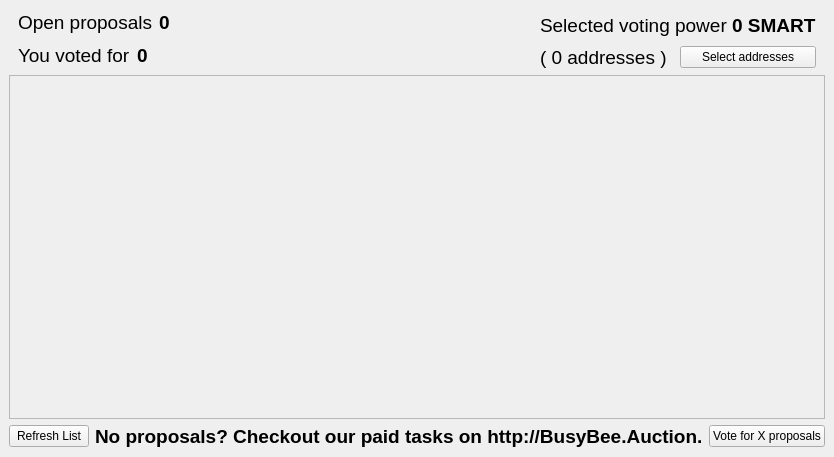
<?xml version="1.0" encoding="UTF-8"?>
<ui version="4.0">
 <class>SmartVotingPage</class>
 <widget class="QWidget" name="SmartVotingPage">
  <property name="geometry">
   <rect>
    <x>0</x>
    <y>0</y>
    <width>811</width>
    <height>457</height>
   </rect>
  </property>
  <property name="windowTitle">
   <string>Form</string>
  </property>
  <layout class="QVBoxLayout" name="verticalLayout">
   <property name="leftMargin">
    <number>0</number>
   </property>
   <property name="topMargin">
    <number>0</number>
   </property>
   <property name="rightMargin">
    <number>0</number>
   </property>
   <property name="bottomMargin">
    <number>0</number>
   </property>
   <item>
    <widget class="QStackedWidget" name="stackedWidget">
     <property name="maximumSize">
      <size>
       <width>16777215</width>
       <height>16777215</height>
      </size>
     </property>
     <property name="currentIndex">
      <number>2</number>
     </property>
     <widget class="QWidget" name="page">
      <layout class="QVBoxLayout" name="verticalLayout_3"/>
     </widget>
     <widget class="QWidget" name="loadingPage">
      <layout class="QVBoxLayout" name="verticalLayout_7"/>
     </widget>
     <widget class="QWidget" name="rewardsPage">
      <property name="minimumSize">
       <size>
        <width>0</width>
        <height>0</height>
       </size>
      </property>
      <property name="maximumSize">
       <size>
        <width>16777215</width>
        <height>16777215</height>
       </size>
      </property>
      <layout class="QVBoxLayout" name="verticalLayout_2">
       <item>
        <widget class="QWidget" name="widget_2" native="true">
         <property name="minimumSize">
          <size>
           <width>0</width>
           <height>60</height>
          </size>
         </property>
         <layout class="QHBoxLayout" name="horizontalLayout_5">
          <property name="topMargin">
           <number>0</number>
          </property>
          <property name="bottomMargin">
           <number>0</number>
          </property>
          <item>
           <layout class="QVBoxLayout" name="verticalLayout_5">
            <item>
             <layout class="QHBoxLayout" name="horizontalLayout_12">
              <item>
               <widget class="QLabel" name="label_17">
                <property name="font">
                 <font>
                  <pointsize>14</pointsize>
                 </font>
                </property>
                <property name="text">
                 <string>Open proposals</string>
                </property>
               </widget>
              </item>
              <item>
               <widget class="QLabel" name="openProposalsLabel">
                <property name="sizePolicy">
                 <sizepolicy hsizetype="Expanding" vsizetype="Preferred">
                  <horstretch>0</horstretch>
                  <verstretch>0</verstretch>
                 </sizepolicy>
                </property>
                <property name="font">
                 <font>
                  <pointsize>14</pointsize>
                  <weight>75</weight>
                  <bold>true</bold>
                 </font>
                </property>
                <property name="text">
                 <string>0</string>
                </property>
               </widget>
              </item>
             </layout>
            </item>
            <item>
             <layout class="QHBoxLayout" name="horizontalLayout">
              <item>
               <widget class="QLabel" name="label_18">
                <property name="font">
                 <font>
                  <pointsize>14</pointsize>
                 </font>
                </property>
                <property name="text">
                 <string>You voted for</string>
                </property>
               </widget>
              </item>
              <item>
               <widget class="QLabel" name="votedForLabel">
                <property name="sizePolicy">
                 <sizepolicy hsizetype="Expanding" vsizetype="Preferred">
                  <horstretch>0</horstretch>
                  <verstretch>0</verstretch>
                 </sizepolicy>
                </property>
                <property name="font">
                 <font>
                  <pointsize>14</pointsize>
                  <weight>75</weight>
                  <bold>true</bold>
                 </font>
                </property>
                <property name="text">
                 <string>0</string>
                </property>
               </widget>
              </item>
             </layout>
            </item>
           </layout>
          </item>
          <item>
           <layout class="QVBoxLayout" name="verticalLayout_8">
            <property name="spacing">
             <number>4</number>
            </property>
            <item>
             <layout class="QHBoxLayout" name="horizontalLayout_3">
              <item>
               <widget class="QLabel" name="votingPower">
                <property name="font">
                 <font>
                  <pointsize>14</pointsize>
                 </font>
                </property>
                <property name="text">
                 <string>Selected voting power</string>
                </property>
               </widget>
              </item>
              <item>
               <widget class="QLabel" name="votingPowerLabel">
                <property name="font">
                 <font>
                  <pointsize>14</pointsize>
                  <weight>75</weight>
                  <bold>true</bold>
                 </font>
                </property>
                <property name="text">
                 <string>0 SMART</string>
                </property>
               </widget>
              </item>
             </layout>
            </item>
            <item>
             <layout class="QHBoxLayout" name="horizontalLayout_6">
              <item>
               <widget class="QLabel" name="addressesLabel">
                 <property name="font">
                  <font>
                   <pointsize>14</pointsize>
                 </font>
                 </property>
                <property name="text">
                 <string>( 0 addresses )</string>
                </property>
               </widget>
              </item>
              <item>
               <widget class="QPushButton" name="selectAddressesButton">
                <property name="text">
                 <string>Select addresses</string>
                </property>
               </widget>
              </item>
             </layout>
            </item>
           </layout>
          </item>
         </layout>
        </widget>
       </item>
       <item>
        <widget class="QScrollArea" name="scrollArea">
         <property name="widgetResizable">
          <bool>true</bool>
         </property>
         <widget class="QWidget" name="proposalList">
          <property name="geometry">
           <rect>
            <x>0</x>
            <y>0</y>
            <width>791</width>
            <height>339</height>
           </rect>
          </property>
          <layout class="QVBoxLayout" name="verticalLayout_6">
           <property name="spacing">
            <number>8</number>
           </property>
           <property name="leftMargin">
            <number>9</number>
           </property>
           <property name="rightMargin">
            <number>9</number>
           </property>
          </layout>
         </widget>
        </widget>
       </item>
       <item>
        <layout class="QHBoxLayout" name="horizontalLayout_2">
         <item>
          <spacer name="horizontalSpacer_3">
           <property name="orientation">
            <enum>Qt::Horizontal</enum>
           </property>
           <property name="sizeHint" stdset="0">
            <size>
             <width>40</width>
             <height>20</height>
            </size>
           </property>
          </spacer>
         </item>
         <item>
          <widget class="QPushButton" name="refreshButton">
           <property name="text">
            <string>Refresh List</string>
           </property>
          </widget>
         </item>
         <item>
          <spacer name="horizontalSpacer_7">
           <property name="orientation">
            <enum>Qt::Horizontal</enum>
           </property>
           <property name="sizeHint" stdset="0">
            <size>
             <width>40</width>
             <height>20</height>
            </size>
           </property>
          </spacer>
         </item>
         <item>
          <widget class="QLabel" name="busybee">
           <property name="font">
            <font>
             <pointsize>14</pointsize>
             <weight>75</weight>
             <bold>true</bold>
            </font>
           </property>
           <property name="text">
             <string>No proposals? Checkout our paid tasks on http://BusyBee.Auction.</string>
           </property>
          </widget>
         </item>
         <item>
          <spacer name="horizontalSpacer_7">
           <property name="orientation">
            <enum>Qt::Horizontal</enum>
           </property>
           <property name="sizeHint" stdset="0">
            <size>
             <width>40</width>
             <height>20</height>
            </size>
           </property>
          </spacer>
         </item>
         <item>
          <widget class="QPushButton" name="castVotesButton">
           <property name="text">
            <string>Vote for X proposals</string>
           </property>
          </widget>
         </item>
         <item>
          <spacer name="horizontalSpacer_4">
           <property name="orientation">
            <enum>Qt::Horizontal</enum>
           </property>
           <property name="sizeHint" stdset="0">
            <size>
             <width>40</width>
             <height>20</height>
            </size>
           </property>
          </spacer>
         </item>
        </layout>
       </item>
      </layout>
     </widget>
    </widget>
   </item>
  </layout>
 </widget>
 <resources/>
 <connections/>
</ui>
